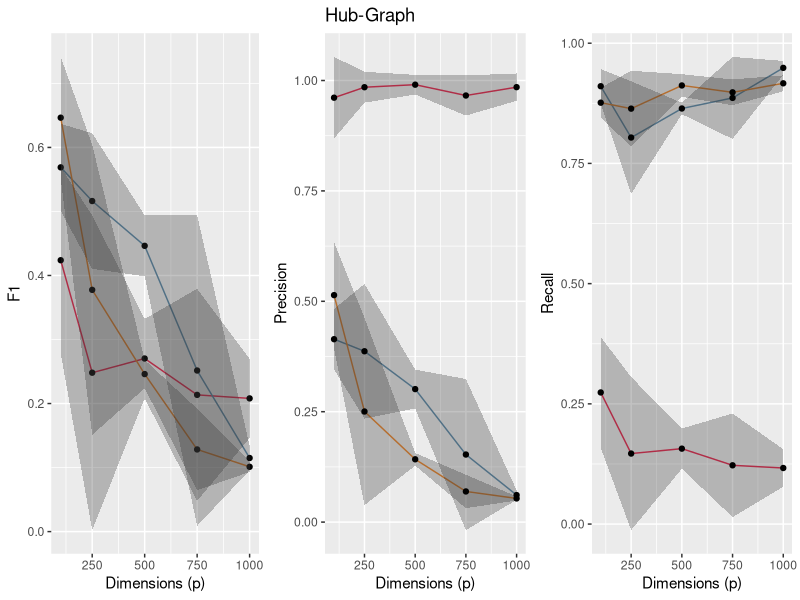
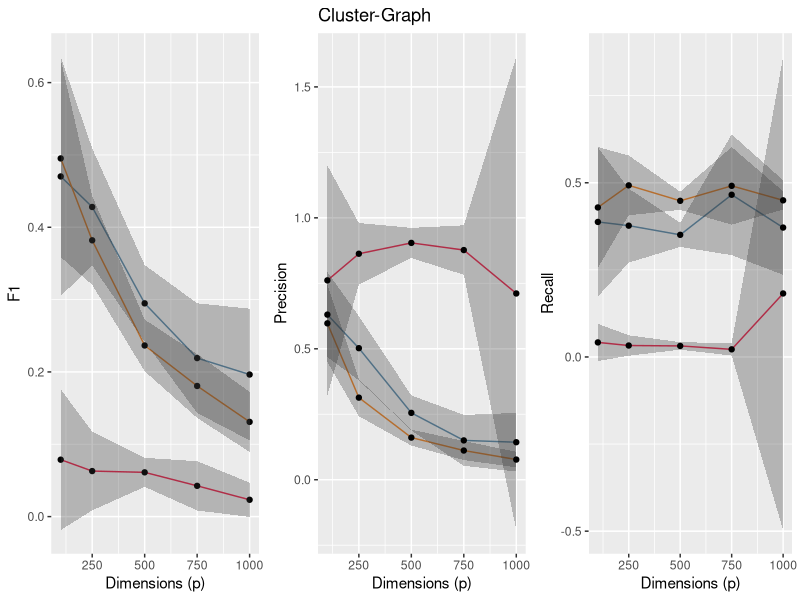
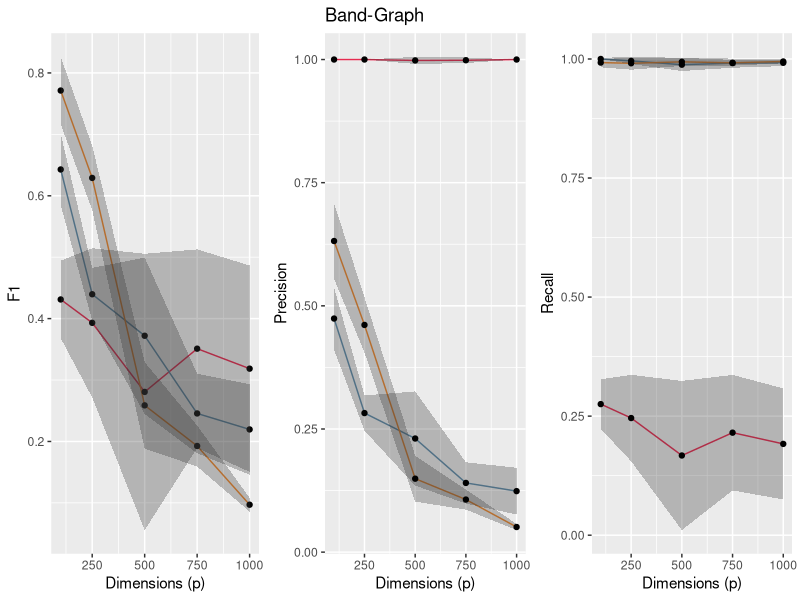
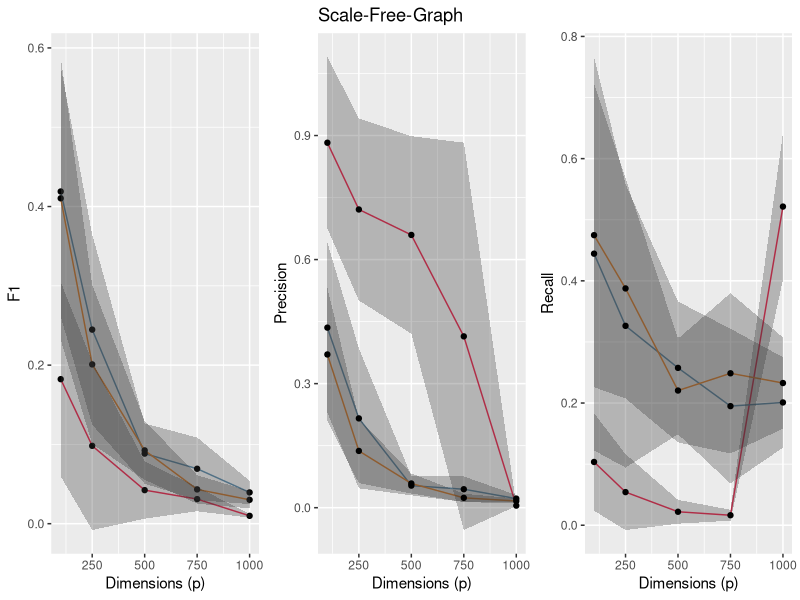
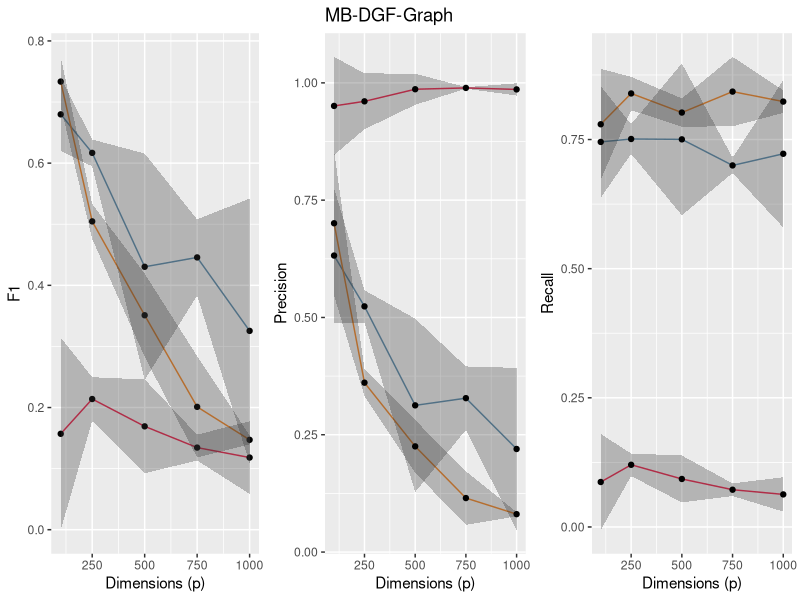

The R source for these figures, in order:
# Script for Analysis of the obtained data.
# 
# Neighborhood Selection as Covariance Selection - Revisiting Meinshausen and
# Bühlmann's Approach
#
# For the seminar "Network Learning and Sparse Estimation"
#
# Philipp Koch, 2023

library(data.table)
library(gridExtra)
library(dplyr)
library(ggplot2)

setwd("/home/philko/Documents/Uni/SoSe23/SparseAndNetwork")
data <- read.csv('./data/data.csv')
data$name <- apply( data[ , c('method', 'selector')] , 1 , paste , collapse = "-" )
data <- subset(data, select = -c(method, selector))

data_grouped <- data %>%
  group_by(graph, dim, name) %>% 
  summarise_at(vars("f1", "precision", "recall"), list(mean = mean, std = ~sqrt(var(.x))))
               
add_ci <- function(df, col) {
  new_col_max <- paste("ci", col, "max", sep = "_")
  new_col_min <- paste("ci", col, "min", sep = "_")
  
  mean_nm <- paste(col, "mean", sep = "_")
  std_nm <- paste(col, "std", sep = "_")
  
  df[new_col_max] <- data_grouped[mean_nm] + 1.96 * data_grouped[std_nm]
  df[new_col_min] <- data_grouped[mean_nm] - 1.96 * data_grouped[std_nm]
  return(df)
}

get_title <- function(graph_name) {
  if (graph_name == "hub") return("Hub-Graph")
  if (graph_name == "scale-free") return("Scale-Free-Graph")
  if (graph_name == "cluster") return("Cluster-Graph")
  if (graph_name == "band") return("Band-Graph")
  if (graph_name == "MB") return("MB-DGF-Graph")
}

data_grouped <- add_ci(data_grouped, "f1")
data_grouped <- add_ci(data_grouped, "precision")
data_grouped <- add_ci(data_grouped, "recall")

graphs <- unique(data$graph)
plots <- list()
i <- 1
for (g in graphs){
  data_tmp <- data_grouped %>%
    filter(graph == g)
  data_tmp <- na.omit(data_tmp)
  plot1 <- ggplot(data=data_tmp, aes(x=dim, y=f1_mean, group=name)) +
    geom_line(aes(col = name)) +
    scale_color_manual(
      values = c(
        "glasso-stars" = "#5D8AA8",
        "glasso-ebic" = "#E52B50",
        "mb-stars" = "#ED872D")) +
    geom_point() +
    ylab("F1") +
    xlab("Dimensions (p)") +
    geom_ribbon(
      data = data_tmp,
      aes(x = dim, ymin = ci_f1_min, ymax = ci_f1_max, group = name),
      alpha = 0.3) + 
    ggtitle("") +
    theme(legend.position = "none")
  plot2 <- ggplot(data=data_tmp, aes(x=dim, y=precision_mean, group=name)) +
    geom_line(aes(col = name)) +
    scale_color_manual(
      values = c(
        "glasso-stars" = "#5D8AA8",
        "glasso-ebic" = "#E52B50",
        "mb-stars" = "#ED872D")) +
    geom_ribbon(
      data = data_tmp,
      aes(x = dim, ymin = ci_precision_min, ymax = ci_precision_max, group = name),
      alpha = 0.3) + 
    geom_point() +
    ylab("Precision") +
    xlab("Dimensions (p)") +
    ggtitle(get_title(g)) +
    theme(legend.position = "none")
  plot3 <- ggplot(data=data_tmp, aes(x=dim, y=recall_mean, group=name)) +
    geom_line(aes(col = name)) +
    scale_color_manual(
      values = c(
        "glasso-stars" = "#5D8AA8", # air force blue
        "glasso-ebic" = "#E52B50", # amararanth
        "mb-stars" = "#ED872D")) + # cadmium orange
    geom_ribbon(
      data = data_tmp,
      aes(x = dim, ymin = ci_recall_min, ymax = ci_recall_max, group = name),
      alpha = 0.3) + 
    geom_point() +
    ylab("Recall") +
    xlab("Dimensions (p)") +
    ggtitle("") +
    labs(color = "Estimator (+ Selector)") +
    theme(legend.position = c(1.75, 0.2))
    
    
    
  # grid.arrange(plot1, plot2, plot3, ncol = 3)
  plots[[i]] <- grid.arrange(plot1, plot2, plot3, ncol = 3)
  i <- i + 1
  #  Adapat from here https://latexcolor.com/
}

# grid.arrange(plots[[1]], plots[[2]], plots[[3]], plots[[4]], plots[[5]], nrow = 5)
# 
# 
# plot3 <- ggplot(data=data_tmp, aes(x=dim, y=recall_mean, group=name)) +
#   geom_line(aes(col = name)) + 
#   geom_ribbon(
#     data = data_tmp,
#     aes(x = dim, ymin = ci_recall_min, ymax = ci_recall_max, group = name),
#     alpha = 0.3) + 
#   geom_point() +
#   ylab("Recall") +
#   xlab("Dimensions (p)") +
#   ggtitle("") +
#   labs(color = "Estimator (+ Selector)")
# plots[[i]] <- grid.arrange(plot1, plot2, plot3, ncol = 3)
